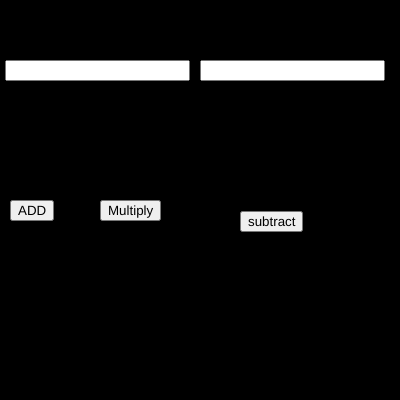
Frame 1 (no input)
Frame 60 (no input): identical to frame 1, image omitted
Frame 120 (the mouse pressed at the canvas centre since frame 60): identical to frame 1, image omitted

The p5.js sketch that drew this single still picture (run headless with seeded random() and noise() and a simulated clock; from frame 60 on, the mouse is pressed at the canvas centre):

// p5.js sketch
// ── sketch.js
var n1,n2;
var b1,b2,b3,b4;
var r=0
var g=0
var b=0
function setup() {
  
  createCanvas(400, 400);
  
  num1 = createInput();
  num1.position(5, 60);
  
  num2 = createInput();
  num2.position(200, 60);
  
  b1 = createButton("ADD");
  b1.position(10, 200);
  b1.mousePressed(add);
  
  b3 = createButton("Multiply");
  b3.position(100, 200);
  b3.mousePressed(mul);
  b3 = createButton("subtract");
  b3.position(240,211);
  b3.mousePressed(sub);

  
  textAlign(CENTER);
  textSize(15);
}

function draw() {
  background(r,g,b)
  text(mouseX+","+mouseY,mouseX,mouseY)
  text("Number 1",70,50)
  text("Number 2",270,50)
  n1=parseInt(num1.value())
n2=parseInt(num2.value())
}
function add(){
console.log(n1+n2)
r=255
g=0
b=0
}
function mul(){
console.log(n1*n2)
r=0
g=255
b=0
}
function sub(){
console.log(n1-n2)
r=0
g=0
b=255
}
